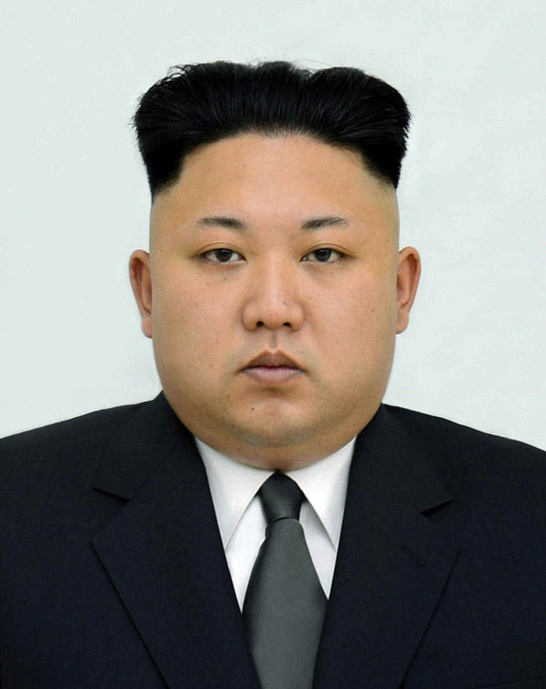
#> input picture head3.jpg, 546 x 689 px
$ python facedetect.py   (older library calls are emulated)
#> lines starting #> are read from the running program, lines starting #| are printed output that depends on the picture
import numpy as np
from PIL import Image
import cv2

def detect(img, cascade):
    rects = cascade.detectMultiScale(img, scaleFactor = 1.3, minNeighbors = 4, minSize = (30, 30), flags = cv2.CASCADE_SCALE_IMAGE)
    if len(rects) == 0:
        return []
    rects[:,2:] += rects[:,:2]
    return rects[0]

def draw_rects(img, rect, color):
    x1, y1, x2, y2 = rect
    cv2.rectangle(img, (x1, y1), (x2, y2), color, 2)

if __name__ == '__main__':
    cascade = cv2.CascadeClassifier("data/haarcascade_frontalface_alt.xml")
    nested = cv2.CascadeClassifier("data/haarcascade_eye.xml")

    img = Image.open('head3.jpg')
#> img is the input picture: PIL image 546x689 RGB; mean R, G, B 133.7, 131.3, 125.9
    hat = Image.open('hat2.png')
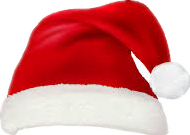
#> input picture hat2.png, 190 x 135 px
#> hat is the input picture: PIL image 190x135 RGBA; mean R, G, B, A 217.5, 142, 142.7, 186.5
    heigh, width, d = (np.array(hat)).shape
#> heigh = 135; width = 190; d = 4

    gray = cv2.cvtColor(np.asarray(img), cv2.COLOR_BGR2GRAY)
    gray = cv2.equalizeHist(gray)
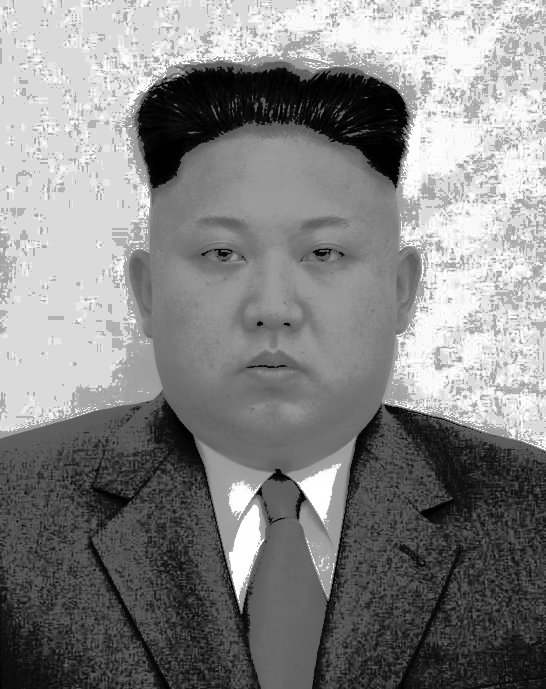
#> gray: shape (689, 546); min 0, max 255, mean 132.6

    rect = detect(gray, cascade)
#> in detect, `rects = cascade.detectMultiScale(img, scaleFactor = 1.3, minNeighbors ..`: rects = [[140, 152, 263, 263]]
#> rect = [140, 152, 403, 415]
    x, y, w, h = rect
#> x = 140; y = 152; w = 403; h = 415
    vis = img.copy()

    new_heigh = int(heigh * w / width)
#> new_heigh = 286
    hat = hat.resize((w, new_heigh), Image.ANTIALIAS)
#> hat: PIL image 403x286 RGBA
    r, g, b, a = hat.split()
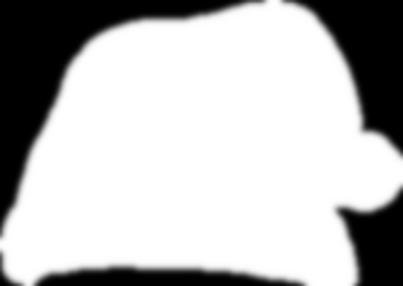
#> a: PIL image 403x286 L; min 0, max 255, mean 186.5
    vis.paste(hat, (x, y - new_heigh), mask = a)
    vis.show()


    img = Image.open('head5.jpg')
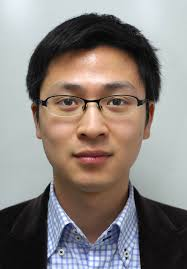
#> input picture head5.jpg, 187 x 269 px
#> img is the input picture: PIL image 187x269 RGB; mean R, G, B 136.7, 129.2, 125.1
    hat = Image.open('hat2.png')
    heigh, width, d = (np.array(hat)).shape

    gray = cv2.cvtColor(np.asarray(img), cv2.COLOR_BGR2GRAY)
#> gray: shape (269, 187)
    gray = cv2.equalizeHist(gray)
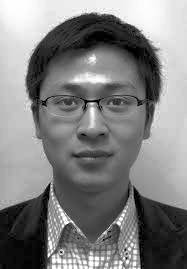
#> gray: shape (269, 187); min 0, max 255, mean 128.3

    rect = detect(gray, cascade)
#> rect = [25, 50, 159, 184]
    x, y, w, h = rect
#> x = 25; y = 50; w = 159; h = 184
    vis = img.copy()

    new_heigh = int(heigh * w / width)
#> new_heigh = 112
    hat = hat.resize((w, new_heigh), Image.ANTIALIAS)
#> hat: PIL image 159x112 RGBA
    r, g, b, a = hat.split()
#> r: PIL image 159x112 L
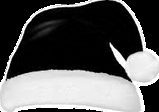
#> g: PIL image 159x112 L; min 0, max 255, mean 91.9
#> b: PIL image 159x112 L
#> a: PIL image 159x112 L
    vis.paste(hat, (x, y - new_heigh), mask = a)
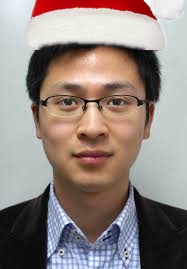
#> vis: PIL image 187x269 RGB; mean R, G, B 146.9, 134.2, 129.3
    vis.show()
